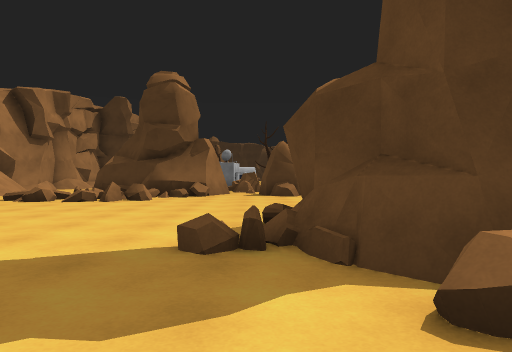
[1] (above)

24 first-person views from a walk through a Unity game level. The camera is 1.2 m above the floor, looks level and sees 70° across. The floor is counted in squares, 2 m on a side. Each view is taken from the middle of a square. On the plan, view 1 faces up. The plan holds only what a view shows up to about 10 squares ahead; the rest is blank. The place goes on beyond the plan. The player is left out. Some animated figures are left out.

[2]
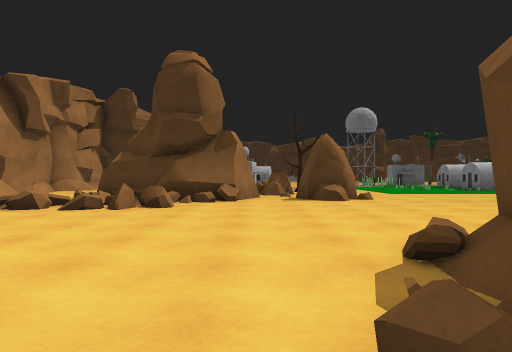

[3]
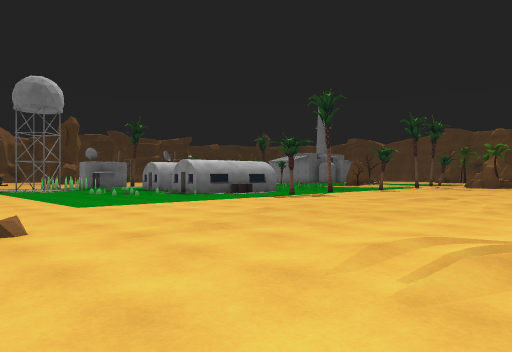

[4]
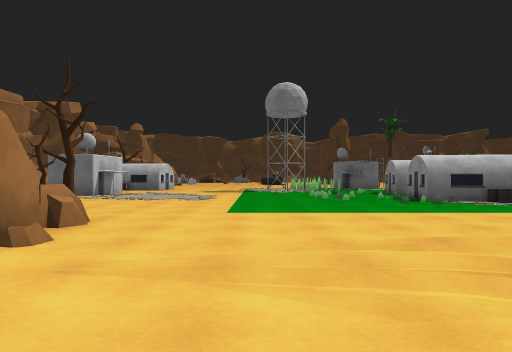

[5]
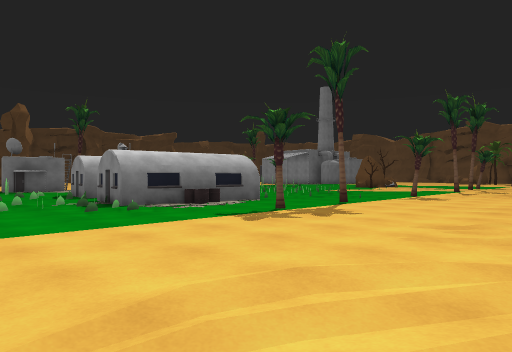

[6]
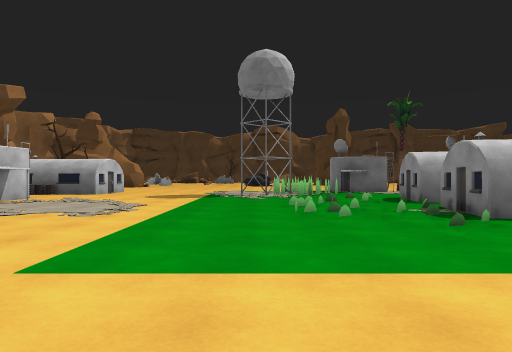

[7]
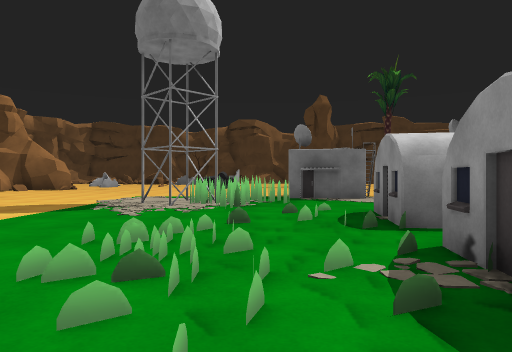

[8]
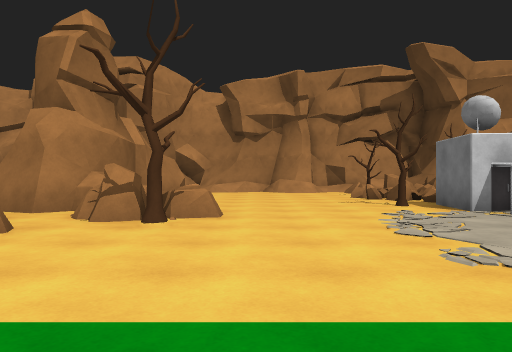

[9]
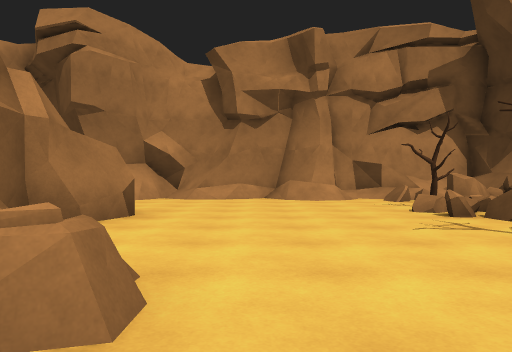

[10]
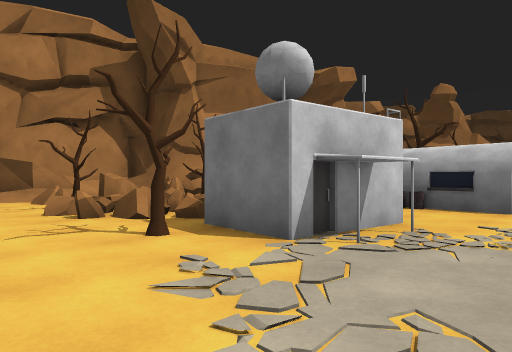

[11]
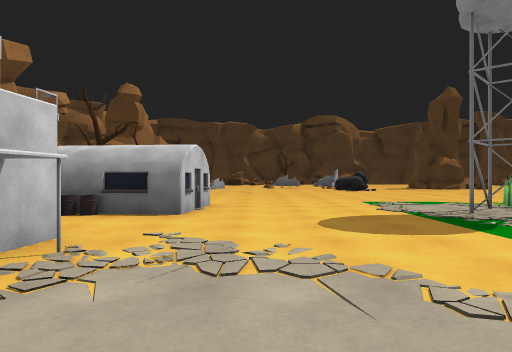

[12]
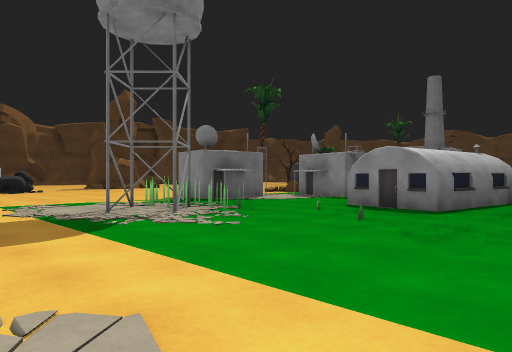

[13]
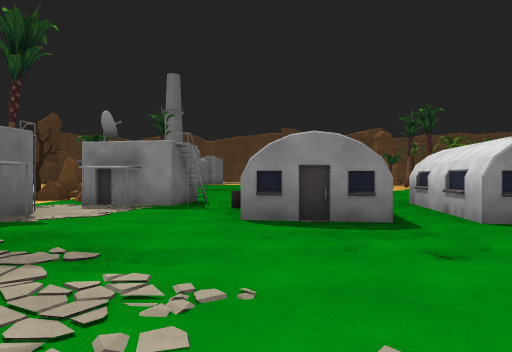

[14]
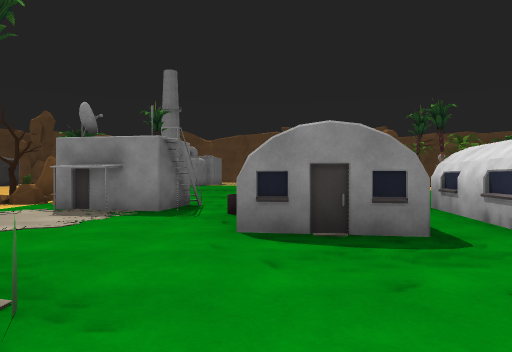

[15]
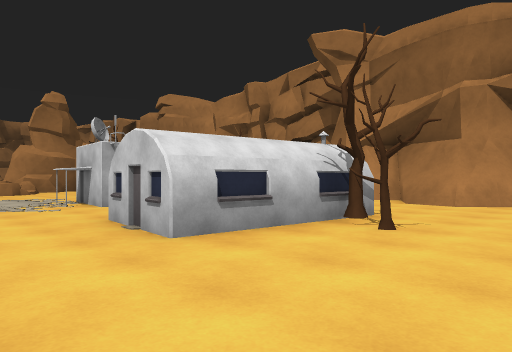

[16]
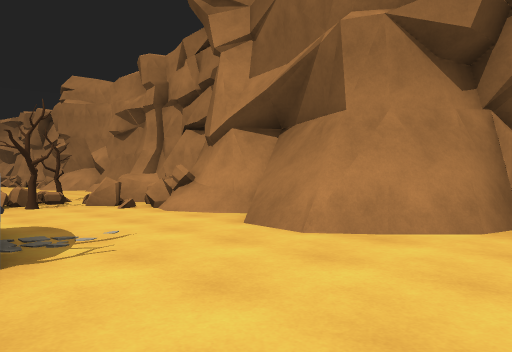

[17]
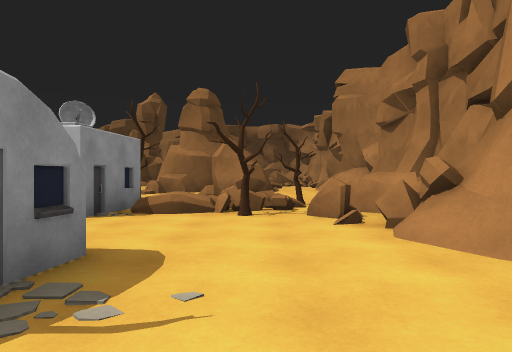

[18]
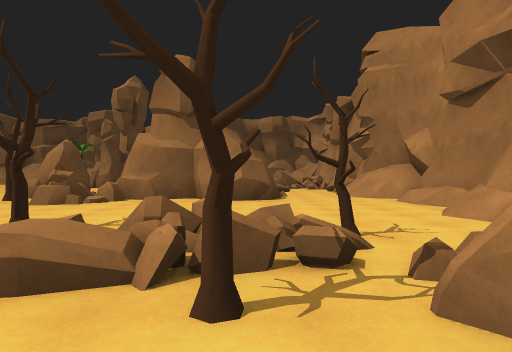

[19]
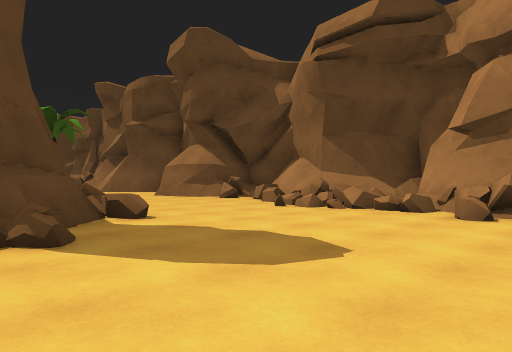

[20]
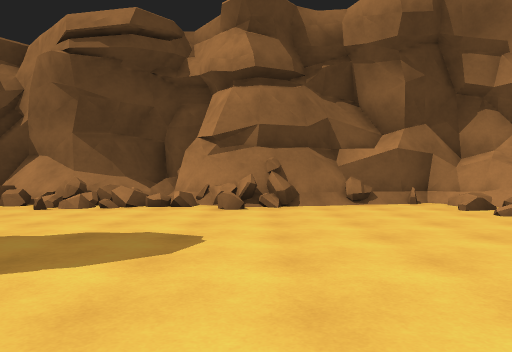

[21]
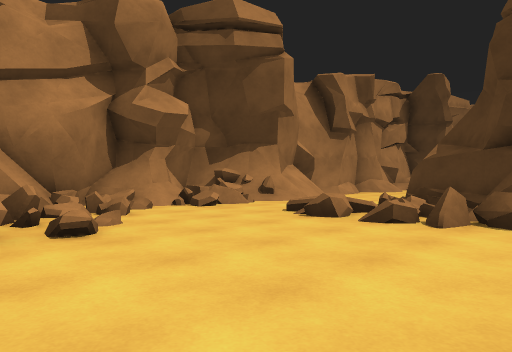

[22]
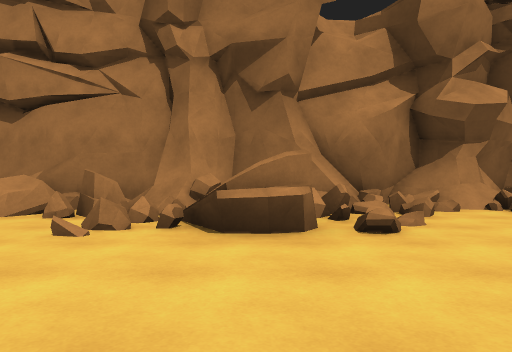

[23]
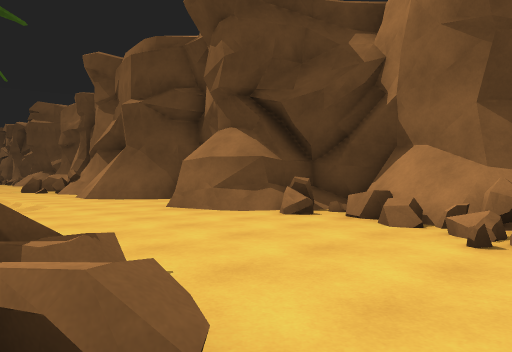

[24]
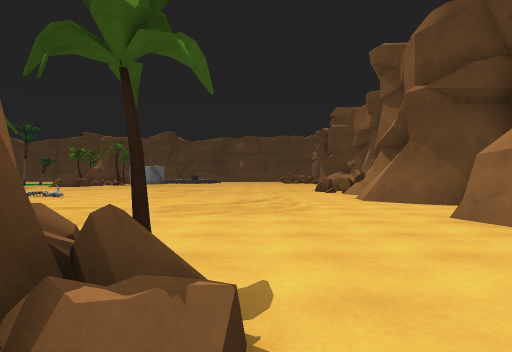

### Floor plan
Key: @ floor where view 1 was taken; # wall or solid block; . main floor; : floor 0.5 m higher than the main floor; / step, stairs or slope; = window, fence, low wall or low ledge; ^ raised ledge; R rock; B building; T tree; O other object.
Columns run from 10 left of view 1 to 16 right of it. Each row starts with its distance up from view 1.
 29     .... .... ..        O
 28   #...............      TR
 27   ##....T......... B T.RRTR
 26   ##...TBB.......O#B#..RR
 25   ##...BBBB....#OO...BB
 24   #/...BBB.....##O....BB
 23  ###...........#OO......
 22  ####...B..........B B
 21  #=^=T=BBB.........BBB
 20  #==#==.BB..........BBB
 19  #..T=..T .........BBBB
 18  #................BBBBB
 17  #.................BBBB
 16  #......................
 15  #.......RRT.............
 14  /...##.RRR.........T.T...
 13  #/..#####.R...............
 12  #/ =#####RR...............
 11 ##/  ####..R............
 10 #==. =#.............//.
  9 ##=.:===...............
  8 #/..................
  7 ###............
  6  #=#.........      ...
  5   #=#......#      ....
  4    #=......#  O ......
  3  ###......=###........
  2  #=........##T........
  1  ##.........=.........
  0  #= ......@...........
 -1  # =..................
 -2  #=#...#=.=#...##../##
 -3  #########===#=#  /##
 -4          ##^####   #
 -5          ##^ ##

Where each view was taken, in squares from view 1:
view 1: 0 up, 0 right, facing up
view 2: 2 up, 1 left, facing up
view 3: 7 up, 1 right, facing up-right
view 4: 8 up, 4 right, facing up
view 5: 10 up, 5 right, facing up-right
view 6: 12 up, 5 right, facing up
view 7: 16 up, 7 right, facing up
view 8: 16 up, 5 right, facing left
view 9: 16 up, 1 right, facing left
view 10: 17 up, 1 right, facing up-left
view 11: 18 up, 1 right, facing up
view 12: 18 up, 2 right, facing up-right
view 13: 22 up, 4 right, facing right
view 14: 22 up, 5 right, facing right
view 15: 29 up, 2 right, facing down-left
view 16: 29 up, 3 left, facing down-left
view 17: 27 up, 5 left, facing down
view 18: 23 up, 5 left, facing down
view 19: 4 up, 4 left, facing down-right
view 20: 5 up, 3 left, facing down
view 21: 4 up, 2 left, facing up-left
view 22: 4 up, 2 left, facing left
view 23: 2 up, 0 right, facing down-right
view 24: 1 up, 1 right, facing right
